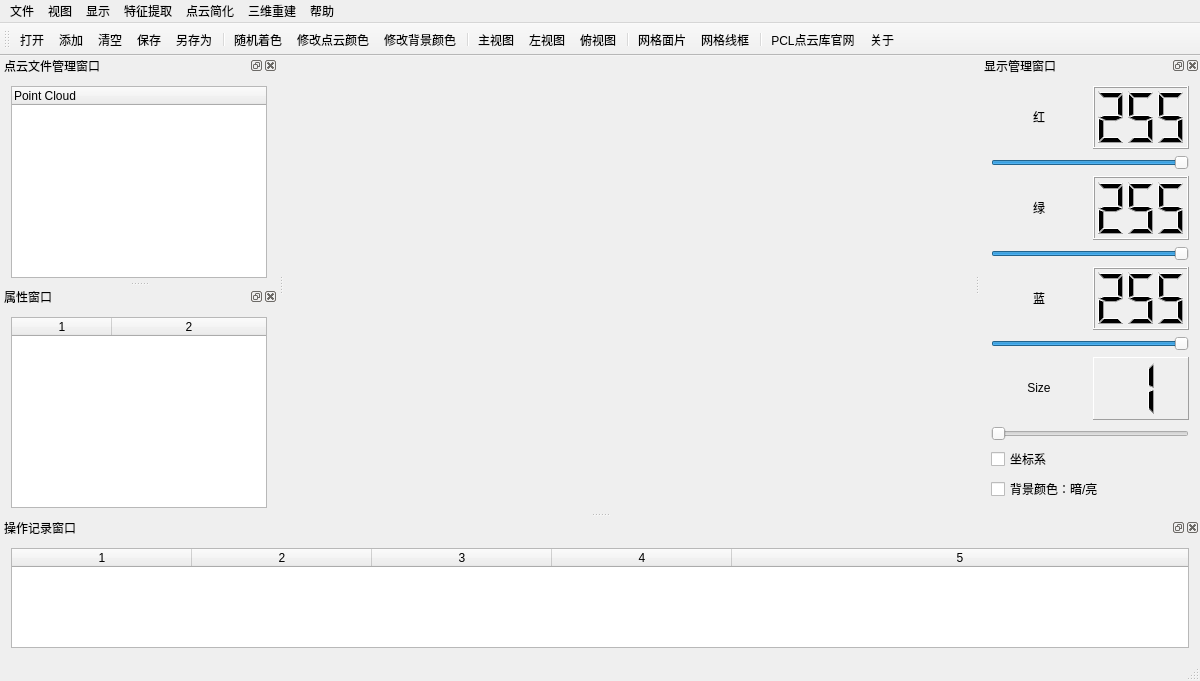
<?xml version="1.0" encoding="UTF-8"?>
<ui version="4.0">
 <class>QtApplicationClass</class>
 <widget class="QMainWindow" name="QtApplicationClass">
  <property name="geometry">
   <rect>
    <x>0</x>
    <y>0</y>
    <width>1200</width>
    <height>681</height>
   </rect>
  </property>
  <property name="minimumSize">
   <size>
    <width>1200</width>
    <height>680</height>
   </size>
  </property>
  <property name="windowTitle">
   <string>QtApplication</string>
  </property>
  <widget class="QWidget" name="centralWidget">
   <property name="minimumSize">
    <size>
     <width>0</width>
     <height>0</height>
    </size>
   </property>
   <property name="autoFillBackground">
    <bool>false</bool>
   </property>
   <layout class="QGridLayout" name="gridLayout">
    <item row="0" column="0">
     <widget class="QVTKWidget" name="qvtkWidget">
      <property name="minimumSize">
       <size>
        <width>0</width>
        <height>0</height>
       </size>
      </property>
     </widget>
    </item>
   </layout>
  </widget>
  <widget class="QMenuBar" name="menuBar">
   <property name="geometry">
    <rect>
     <x>0</x>
     <y>0</y>
     <width>1200</width>
     <height>23</height>
    </rect>
   </property>
   <widget class="QMenu" name="menu_File">
    <property name="title">
     <string>文件</string>
    </property>
    <addaction name="action_Open"/>
    <addaction name="action_Add"/>
    <addaction name="action_Save"/>
    <addaction name="action_SaveAs"/>
    <addaction name="action_Clear"/>
    <addaction name="action_Exit"/>
   </widget>
   <widget class="QMenu" name="menu_View">
    <property name="title">
     <string>视图</string>
    </property>
    <addaction name="action_DataManager"/>
    <addaction name="action_PropertiesManager"/>
    <addaction name="action_ConsoleManager"/>
    <addaction name="action_RGBManager"/>
   </widget>
   <widget class="QMenu" name="menu_Display">
    <property name="title">
     <string>显示</string>
    </property>
    <widget class="QMenu" name="menu_AngleView">
     <property name="title">
      <string>视角</string>
     </property>
     <addaction name="action_MainView"/>
     <addaction name="action_LeftView"/>
     <addaction name="action_TopView"/>
    </widget>
    <addaction name="action_RandomColor"/>
    <addaction name="action_PointCloudColorChange"/>
    <addaction name="action_BackgroundColorChange"/>
    <addaction name="menu_AngleView"/>
   </widget>
   <widget class="QMenu" name="menu_Generate">
    <property name="title">
     <string>三维重建</string>
    </property>
    <addaction name="action_Surface"/>
    <addaction name="action_Wireframe"/>
   </widget>
   <widget class="QMenu" name="menu_Simplification">
    <property name="title">
     <string>点云简化</string>
    </property>
    <addaction name="action_Simplify"/>
    <addaction name="action_simplify2"/>
   </widget>
   <widget class="QMenu" name="menu_Feature_extraction">
    <property name="title">
     <string>特征提取</string>
    </property>
    <addaction name="action_Boundary"/>
   </widget>
   <widget class="QMenu" name="menu_Help">
    <property name="title">
     <string>帮助</string>
    </property>
    <addaction name="action_Help"/>
    <addaction name="action_About"/>
   </widget>
   <addaction name="menu_File"/>
   <addaction name="menu_View"/>
   <addaction name="menu_Display"/>
   <addaction name="menu_Feature_extraction"/>
   <addaction name="menu_Simplification"/>
   <addaction name="menu_Generate"/>
   <addaction name="menu_Help"/>
  </widget>
  <widget class="QToolBar" name="mainToolBar">
   <attribute name="toolBarArea">
    <enum>TopToolBarArea</enum>
   </attribute>
   <attribute name="toolBarBreak">
    <bool>false</bool>
   </attribute>
   <addaction name="actionOpen"/>
   <addaction name="actionAdd"/>
   <addaction name="actionClear"/>
   <addaction name="actionSave"/>
   <addaction name="actionSaveAs"/>
   <addaction name="separator"/>
   <addaction name="actionRandomColor"/>
   <addaction name="actionPointCloudColorChange"/>
   <addaction name="actionBackgroundColorChange"/>
   <addaction name="separator"/>
   <addaction name="actionMainView"/>
   <addaction name="actionLeftView"/>
   <addaction name="actionTopView"/>
   <addaction name="separator"/>
   <addaction name="actionSurface"/>
   <addaction name="actionWireframe"/>
   <addaction name="separator"/>
   <addaction name="actionHelp"/>
   <addaction name="actionAbout"/>
  </widget>
  <widget class="QStatusBar" name="statusBar"/>
  <widget class="QDockWidget" name="dock_datatree">
   <property name="sizePolicy">
    <sizepolicy hsizetype="Ignored" vsizetype="Preferred">
     <horstretch>0</horstretch>
     <verstretch>0</verstretch>
    </sizepolicy>
   </property>
   <property name="minimumSize">
    <size>
     <width>230</width>
     <height>233</height>
    </size>
   </property>
   <property name="maximumSize">
    <size>
     <width>400</width>
     <height>524287</height>
    </size>
   </property>
   <property name="floating">
    <bool>false</bool>
   </property>
   <property name="windowTitle">
    <string>点云文件管理窗口</string>
   </property>
   <attribute name="dockWidgetArea">
    <number>1</number>
   </attribute>
   <widget class="QWidget" name="dock_PointCloud">
    <layout class="QGridLayout" name="gridLayout_2">
     <item row="0" column="0">
      <widget class="QTreeWidget" name="tree_PointCloud">
       <property name="minimumSize">
        <size>
         <width>0</width>
         <height>0</height>
        </size>
       </property>
       <property name="contextMenuPolicy">
        <enum>Qt::CustomContextMenu</enum>
       </property>
       <property name="editTriggers">
        <set>QAbstractItemView::NoEditTriggers</set>
       </property>
       <property name="columnCount">
        <number>1</number>
       </property>
       <attribute name="headerVisible">
        <bool>true</bool>
       </attribute>
       <column>
        <property name="text">
         <string>Point Cloud</string>
        </property>
       </column>
      </widget>
     </item>
    </layout>
   </widget>
  </widget>
  <widget class="QDockWidget" name="dock_rgbcolor">
   <property name="minimumSize">
    <size>
     <width>220</width>
     <height>400</height>
    </size>
   </property>
   <property name="maximumSize">
    <size>
     <width>500</width>
     <height>524287</height>
    </size>
   </property>
   <property name="floating">
    <bool>false</bool>
   </property>
   <property name="allowedAreas">
    <set>Qt::AllDockWidgetAreas</set>
   </property>
   <property name="windowTitle">
    <string>显示管理窗口</string>
   </property>
   <attribute name="dockWidgetArea">
    <number>2</number>
   </attribute>
   <widget class="QWidget" name="dock_RGB_Color">
    <layout class="QGridLayout" name="gridLayout_10">
     <item row="1" column="0">
      <layout class="QGridLayout" name="gridLayout_5">
       <item row="3" column="1">
        <widget class="QLCDNumber" name="Red_lcdNumber">
         <property name="digitCount">
          <number>3</number>
         </property>
         <property name="mode">
          <enum>QLCDNumber::Dec</enum>
         </property>
         <property name="segmentStyle">
          <enum>QLCDNumber::Filled</enum>
         </property>
         <property name="value" stdset="0">
          <double>255.000000000000000</double>
         </property>
        </widget>
       </item>
       <item row="3" column="0">
        <widget class="QLabel" name="Red_Label">
         <property name="text">
          <string>&lt;html&gt;&lt;head/&gt;&lt;body&gt;&lt;p&gt;红&lt;/p&gt;&lt;/body&gt;&lt;/html&gt;</string>
         </property>
         <property name="textFormat">
          <enum>Qt::AutoText</enum>
         </property>
         <property name="alignment">
          <set>Qt::AlignCenter</set>
         </property>
        </widget>
       </item>
       <item row="5" column="0" colspan="2">
        <widget class="QSlider" name="Red_Slider">
         <property name="minimumSize">
          <size>
           <width>132</width>
           <height>0</height>
          </size>
         </property>
         <property name="maximum">
          <number>255</number>
         </property>
         <property name="pageStep">
          <number>10</number>
         </property>
         <property name="sliderPosition">
          <number>255</number>
         </property>
         <property name="orientation">
          <enum>Qt::Horizontal</enum>
         </property>
         <property name="tickInterval">
          <number>0</number>
         </property>
        </widget>
       </item>
      </layout>
     </item>
     <item row="3" column="0">
      <layout class="QGridLayout" name="gridLayout_6">
       <item row="2" column="1">
        <widget class="QLCDNumber" name="Green_lcdNumber">
         <property name="digitCount">
          <number>3</number>
         </property>
         <property name="segmentStyle">
          <enum>QLCDNumber::Filled</enum>
         </property>
         <property name="value" stdset="0">
          <double>255.000000000000000</double>
         </property>
        </widget>
       </item>
       <item row="3" column="0" colspan="2">
        <widget class="QSlider" name="Green_Slider">
         <property name="minimumSize">
          <size>
           <width>132</width>
           <height>0</height>
          </size>
         </property>
         <property name="maximum">
          <number>255</number>
         </property>
         <property name="pageStep">
          <number>10</number>
         </property>
         <property name="sliderPosition">
          <number>255</number>
         </property>
         <property name="orientation">
          <enum>Qt::Horizontal</enum>
         </property>
        </widget>
       </item>
       <item row="2" column="0">
        <widget class="QLabel" name="Green_Label">
         <property name="text">
          <string>&lt;html&gt;&lt;head/&gt;&lt;body&gt;&lt;p&gt;绿&lt;/p&gt;&lt;/body&gt;&lt;/html&gt;</string>
         </property>
         <property name="alignment">
          <set>Qt::AlignCenter</set>
         </property>
        </widget>
       </item>
      </layout>
     </item>
     <item row="4" column="0">
      <layout class="QGridLayout" name="gridLayout_7">
       <item row="1" column="1">
        <widget class="QLCDNumber" name="Blue_lcdNumber">
         <property name="minimumSize">
          <size>
           <width>0</width>
           <height>0</height>
          </size>
         </property>
         <property name="frameShape">
          <enum>QFrame::Box</enum>
         </property>
         <property name="digitCount">
          <number>3</number>
         </property>
         <property name="value" stdset="0">
          <double>255.000000000000000</double>
         </property>
         <property name="intValue" stdset="0">
          <number>255</number>
         </property>
        </widget>
       </item>
       <item row="1" column="0">
        <widget class="QLabel" name="Blue_Label">
         <property name="text">
          <string>&lt;html&gt;&lt;head/&gt;&lt;body&gt;&lt;p&gt;蓝&lt;/p&gt;&lt;/body&gt;&lt;/html&gt;</string>
         </property>
         <property name="alignment">
          <set>Qt::AlignCenter</set>
         </property>
        </widget>
       </item>
       <item row="2" column="0" colspan="2">
        <widget class="QSlider" name="Blue_Slider">
         <property name="minimumSize">
          <size>
           <width>132</width>
           <height>0</height>
          </size>
         </property>
         <property name="maximum">
          <number>255</number>
         </property>
         <property name="pageStep">
          <number>10</number>
         </property>
         <property name="sliderPosition">
          <number>255</number>
         </property>
         <property name="orientation">
          <enum>Qt::Horizontal</enum>
         </property>
        </widget>
       </item>
      </layout>
     </item>
     <item row="6" column="0">
      <layout class="QGridLayout" name="gridLayout_9">
       <item row="0" column="0">
        <widget class="QCheckBox" name="Cordinate">
         <property name="text">
          <string>坐标系</string>
         </property>
        </widget>
       </item>
       <item row="1" column="0">
        <widget class="QCheckBox" name="Background">
         <property name="text">
          <string>背景颜色：暗/亮</string>
         </property>
        </widget>
       </item>
      </layout>
     </item>
     <item row="5" column="0">
      <layout class="QGridLayout" name="gridLayout_8">
       <item row="0" column="1">
        <widget class="QLCDNumber" name="PointSize_lcdNumber">
         <property name="sizePolicy">
          <sizepolicy hsizetype="Minimum" vsizetype="Minimum">
           <horstretch>0</horstretch>
           <verstretch>0</verstretch>
          </sizepolicy>
         </property>
         <property name="frameShape">
          <enum>QFrame::Panel</enum>
         </property>
         <property name="frameShadow">
          <enum>QFrame::Raised</enum>
         </property>
         <property name="digitCount">
          <number>1</number>
         </property>
         <property name="segmentStyle">
          <enum>QLCDNumber::Filled</enum>
         </property>
         <property name="value" stdset="0">
          <double>1.000000000000000</double>
         </property>
        </widget>
       </item>
       <item row="0" column="0">
        <widget class="QLabel" name="PointSize_label">
         <property name="text">
          <string>&lt;html&gt;&lt;head/&gt;&lt;body&gt;&lt;p&gt;Size&lt;/p&gt;&lt;/body&gt;&lt;/html&gt;</string>
         </property>
         <property name="alignment">
          <set>Qt::AlignCenter</set>
         </property>
        </widget>
       </item>
       <item row="1" column="0" colspan="2">
        <widget class="QSlider" name="PointSize_Slider">
         <property name="minimumSize">
          <size>
           <width>132</width>
           <height>0</height>
          </size>
         </property>
         <property name="minimum">
          <number>1</number>
         </property>
         <property name="maximum">
          <number>9</number>
         </property>
         <property name="pageStep">
          <number>10</number>
         </property>
         <property name="orientation">
          <enum>Qt::Horizontal</enum>
         </property>
        </widget>
       </item>
      </layout>
     </item>
    </layout>
   </widget>
  </widget>
  <widget class="QDockWidget" name="dock_properties">
   <property name="sizePolicy">
    <sizepolicy hsizetype="Ignored" vsizetype="Preferred">
     <horstretch>0</horstretch>
     <verstretch>0</verstretch>
    </sizepolicy>
   </property>
   <property name="minimumSize">
    <size>
     <width>230</width>
     <height>232</height>
    </size>
   </property>
   <property name="maximumSize">
    <size>
     <width>400</width>
     <height>524287</height>
    </size>
   </property>
   <property name="windowTitle">
    <string>属性窗口</string>
   </property>
   <attribute name="dockWidgetArea">
    <number>1</number>
   </attribute>
   <widget class="QWidget" name="dock_Properties">
    <layout class="QGridLayout" name="gridLayout_3">
     <item row="0" column="0">
      <widget class="QTableWidget" name="table_Properties">
       <property name="minimumSize">
        <size>
         <width>0</width>
         <height>0</height>
        </size>
       </property>
       <property name="editTriggers">
        <set>QAbstractItemView::NoEditTriggers</set>
       </property>
       <property name="showGrid">
        <bool>false</bool>
       </property>
       <property name="rowCount">
        <number>4</number>
       </property>
       <property name="columnCount">
        <number>2</number>
       </property>
       <attribute name="horizontalHeaderDefaultSectionSize">
        <number>100</number>
       </attribute>
       <attribute name="horizontalHeaderStretchLastSection">
        <bool>true</bool>
       </attribute>
       <attribute name="verticalHeaderVisible">
        <bool>false</bool>
       </attribute>
       <row/>
       <row/>
       <row/>
       <row/>
       <column/>
       <column/>
      </widget>
     </item>
    </layout>
   </widget>
  </widget>
  <widget class="QDockWidget" name="dock_console">
   <property name="minimumSize">
    <size>
     <width>1000</width>
     <height>140</height>
    </size>
   </property>
   <property name="maximumSize">
    <size>
     <width>524287</width>
     <height>524287</height>
    </size>
   </property>
   <property name="windowTitle">
    <string>操作记录窗口</string>
   </property>
   <attribute name="dockWidgetArea">
    <number>8</number>
   </attribute>
   <widget class="QWidget" name="dock_Console">
    <layout class="QGridLayout" name="gridLayout_4">
     <item row="0" column="0">
      <widget class="QTableWidget" name="table_Console">
       <property name="minimumSize">
        <size>
         <width>300</width>
         <height>100</height>
        </size>
       </property>
       <property name="maximumSize">
        <size>
         <width>524287</width>
         <height>524287</height>
        </size>
       </property>
       <property name="contextMenuPolicy">
        <enum>Qt::DefaultContextMenu</enum>
       </property>
       <property name="frameShadow">
        <enum>QFrame::Plain</enum>
       </property>
       <property name="editTriggers">
        <set>QAbstractItemView::NoEditTriggers</set>
       </property>
       <property name="showGrid">
        <bool>false</bool>
       </property>
       <property name="columnCount">
        <number>5</number>
       </property>
       <attribute name="horizontalHeaderDefaultSectionSize">
        <number>180</number>
       </attribute>
       <attribute name="horizontalHeaderStretchLastSection">
        <bool>true</bool>
       </attribute>
       <attribute name="verticalHeaderVisible">
        <bool>false</bool>
       </attribute>
       <column/>
       <column/>
       <column/>
       <column/>
       <column/>
      </widget>
     </item>
    </layout>
   </widget>
  </widget>
  <action name="action_Open">
   <property name="icon">
    <iconset>
     <normaloff>:/Icon/Resources/Icon/Open.png</normaloff>:/Icon/Resources/Icon/Open.png</iconset>
   </property>
   <property name="text">
    <string>打开</string>
   </property>
   <property name="toolTip">
    <string>打开</string>
   </property>
   <property name="shortcut">
    <string>Ctrl+O</string>
   </property>
  </action>
  <action name="action_Save">
   <property name="icon">
    <iconset>
     <normaloff>:/Icon/Resources/Icon/Save.png</normaloff>:/Icon/Resources/Icon/Save.png</iconset>
   </property>
   <property name="text">
    <string>保存</string>
   </property>
   <property name="toolTip">
    <string>保存</string>
   </property>
   <property name="shortcut">
    <string>Ctrl+S</string>
   </property>
  </action>
  <action name="action_Exit">
   <property name="icon">
    <iconset>
     <normaloff>:/Icon/Resources/Icon/Exit.png</normaloff>:/Icon/Resources/Icon/Exit.png</iconset>
   </property>
   <property name="text">
    <string>退出</string>
   </property>
   <property name="shortcut">
    <string>Ctrl+Q</string>
   </property>
  </action>
  <action name="actionOpen">
   <property name="icon">
    <iconset>
     <normaloff>:/Icon/Resources/Icon/Open.png</normaloff>:/Icon/Resources/Icon/Open.png</iconset>
   </property>
   <property name="text">
    <string>打开</string>
   </property>
   <property name="toolTip">
    <string>打开</string>
   </property>
  </action>
  <action name="actionSave">
   <property name="icon">
    <iconset>
     <normaloff>:/Icon/Resources/Icon/Save.png</normaloff>:/Icon/Resources/Icon/Save.png</iconset>
   </property>
   <property name="text">
    <string>保存</string>
   </property>
   <property name="toolTip">
    <string>保存</string>
   </property>
  </action>
  <action name="action_Clear">
   <property name="icon">
    <iconset>
     <normaloff>:/Icon/Resources/Icon/Clear.png</normaloff>:/Icon/Resources/Icon/Clear.png</iconset>
   </property>
   <property name="text">
    <string>清空</string>
   </property>
   <property name="toolTip">
    <string>清空</string>
   </property>
   <property name="shortcut">
    <string>Ctrl+C</string>
   </property>
  </action>
  <action name="action_Add">
   <property name="icon">
    <iconset>
     <normaloff>:/Icon/Resources/Icon/Add.png</normaloff>:/Icon/Resources/Icon/Add.png</iconset>
   </property>
   <property name="text">
    <string>添加</string>
   </property>
   <property name="toolTip">
    <string>添加</string>
   </property>
  </action>
  <action name="action_SaveAs">
   <property name="icon">
    <iconset>
     <normaloff>:/Icon/Resources/Icon/Save as.png</normaloff>:/Icon/Resources/Icon/Save as.png</iconset>
   </property>
   <property name="text">
    <string>另存为</string>
   </property>
   <property name="toolTip">
    <string>另存为</string>
   </property>
  </action>
  <action name="actionAdd">
   <property name="icon">
    <iconset>
     <normaloff>:/Icon/Resources/Icon/Add.png</normaloff>:/Icon/Resources/Icon/Add.png</iconset>
   </property>
   <property name="text">
    <string>添加</string>
   </property>
   <property name="toolTip">
    <string>添加</string>
   </property>
  </action>
  <action name="actionSaveAs">
   <property name="icon">
    <iconset>
     <normaloff>:/Icon/Resources/Icon/Save as.png</normaloff>:/Icon/Resources/Icon/Save as.png</iconset>
   </property>
   <property name="text">
    <string>另存为</string>
   </property>
   <property name="toolTip">
    <string>另存为</string>
   </property>
  </action>
  <action name="actionClear">
   <property name="icon">
    <iconset>
     <normaloff>:/Icon/Resources/Icon/Clear.png</normaloff>:/Icon/Resources/Icon/Clear.png</iconset>
   </property>
   <property name="text">
    <string>清空</string>
   </property>
   <property name="toolTip">
    <string>清空</string>
   </property>
  </action>
  <action name="action_DataManager">
   <property name="checkable">
    <bool>true</bool>
   </property>
   <property name="checked">
    <bool>true</bool>
   </property>
   <property name="text">
    <string>点云文件管理窗口</string>
   </property>
   <property name="toolTip">
    <string>点云文件管理器</string>
   </property>
  </action>
  <action name="action_PropertiesManager">
   <property name="checkable">
    <bool>true</bool>
   </property>
   <property name="checked">
    <bool>true</bool>
   </property>
   <property name="text">
    <string>属性窗口</string>
   </property>
   <property name="toolTip">
    <string>属性窗口</string>
   </property>
  </action>
  <action name="action_ConsoleManager">
   <property name="checkable">
    <bool>true</bool>
   </property>
   <property name="checked">
    <bool>true</bool>
   </property>
   <property name="text">
    <string>操作记录窗口</string>
   </property>
   <property name="toolTip">
    <string>操作记录窗口</string>
   </property>
  </action>
  <action name="action_RGBManager">
   <property name="checkable">
    <bool>true</bool>
   </property>
   <property name="checked">
    <bool>true</bool>
   </property>
   <property name="text">
    <string>显示管理窗口</string>
   </property>
  </action>
  <action name="action_PointCloudColorChange">
   <property name="icon">
    <iconset>
     <normaloff>:/Icon/Resources/Icon/Pcolor.png</normaloff>:/Icon/Resources/Icon/Pcolor.png</iconset>
   </property>
   <property name="text">
    <string>更改点云颜色</string>
   </property>
   <property name="toolTip">
    <string>更改点云颜色</string>
   </property>
  </action>
  <action name="action_BackgroundColorChange">
   <property name="icon">
    <iconset>
     <normaloff>:/Icon/Resources/Icon/Bcolor.png</normaloff>:/Icon/Resources/Icon/Bcolor.png</iconset>
   </property>
   <property name="text">
    <string>更改背景颜色</string>
   </property>
   <property name="toolTip">
    <string>更改背景颜色</string>
   </property>
  </action>
  <action name="action_MainView">
   <property name="icon">
    <iconset>
     <normaloff>:/Icon/Resources/Icon/Main.png</normaloff>:/Icon/Resources/Icon/Main.png</iconset>
   </property>
   <property name="text">
    <string>主视图</string>
   </property>
  </action>
  <action name="action_LeftView">
   <property name="icon">
    <iconset>
     <normaloff>:/Icon/Resources/Icon/Left.png</normaloff>:/Icon/Resources/Icon/Left.png</iconset>
   </property>
   <property name="text">
    <string>左视图</string>
   </property>
  </action>
  <action name="action_TopView">
   <property name="icon">
    <iconset>
     <normaloff>:/Icon/Resources/Icon/Top.png</normaloff>:/Icon/Resources/Icon/Top.png</iconset>
   </property>
   <property name="text">
    <string>顶视图</string>
   </property>
  </action>
  <action name="action_Surface">
   <property name="icon">
    <iconset>
     <normaloff>:/Icon/Resources/Icon/Surface.png</normaloff>:/Icon/Resources/Icon/Surface.png</iconset>
   </property>
   <property name="text">
    <string>网格面片</string>
   </property>
  </action>
  <action name="action_Wireframe">
   <property name="icon">
    <iconset>
     <normaloff>:/Icon/Resources/Icon/Wirefame.png</normaloff>:/Icon/Resources/Icon/Wirefame.png</iconset>
   </property>
   <property name="text">
    <string>网格线框</string>
   </property>
  </action>
  <action name="actionPointCloudColorChange">
   <property name="icon">
    <iconset>
     <normaloff>:/Icon/Resources/Icon/Pcolor.png</normaloff>:/Icon/Resources/Icon/Pcolor.png</iconset>
   </property>
   <property name="text">
    <string>修改点云颜色</string>
   </property>
  </action>
  <action name="actionBackgroundColorChange">
   <property name="icon">
    <iconset>
     <normaloff>:/Icon/Resources/Icon/Bcolor.png</normaloff>:/Icon/Resources/Icon/Bcolor.png</iconset>
   </property>
   <property name="text">
    <string>修改背景颜色</string>
   </property>
  </action>
  <action name="actionMainView">
   <property name="icon">
    <iconset>
     <normaloff>:/Icon/Resources/Icon/Main.png</normaloff>:/Icon/Resources/Icon/Main.png</iconset>
   </property>
   <property name="text">
    <string>主视图</string>
   </property>
  </action>
  <action name="actionLeftView">
   <property name="icon">
    <iconset>
     <normaloff>:/Icon/Resources/Icon/Left.png</normaloff>:/Icon/Resources/Icon/Left.png</iconset>
   </property>
   <property name="text">
    <string>左视图</string>
   </property>
  </action>
  <action name="actionTopView">
   <property name="icon">
    <iconset>
     <normaloff>:/Icon/Resources/Icon/Top.png</normaloff>:/Icon/Resources/Icon/Top.png</iconset>
   </property>
   <property name="text">
    <string>俯视图</string>
   </property>
  </action>
  <action name="actionSurface">
   <property name="icon">
    <iconset>
     <normaloff>:/Icon/Resources/Icon/Surface.png</normaloff>:/Icon/Resources/Icon/Surface.png</iconset>
   </property>
   <property name="text">
    <string>网格面片</string>
   </property>
  </action>
  <action name="actionWireframe">
   <property name="icon">
    <iconset>
     <normaloff>:/Icon/Resources/Icon/Wirefame.png</normaloff>:/Icon/Resources/Icon/Wirefame.png</iconset>
   </property>
   <property name="text">
    <string>网格线框</string>
   </property>
  </action>
  <action name="action_Help">
   <property name="icon">
    <iconset>
     <normaloff>:/Icon/Resources/Icon/Help.png</normaloff>:/Icon/Resources/Icon/Help.png</iconset>
   </property>
   <property name="text">
    <string>PCL点云库官网</string>
   </property>
  </action>
  <action name="action_About">
   <property name="icon">
    <iconset>
     <normaloff>:/Icon/Resources/Icon/Info.png</normaloff>:/Icon/Resources/Icon/Info.png</iconset>
   </property>
   <property name="text">
    <string>关于</string>
   </property>
  </action>
  <action name="actionHelp">
   <property name="icon">
    <iconset>
     <normaloff>:/Icon/Resources/Icon/Help.png</normaloff>:/Icon/Resources/Icon/Help.png</iconset>
   </property>
   <property name="text">
    <string>PCL点云库官网</string>
   </property>
  </action>
  <action name="actionAbout">
   <property name="icon">
    <iconset>
     <normaloff>:/Icon/Resources/Icon/Info.png</normaloff>:/Icon/Resources/Icon/Info.png</iconset>
   </property>
   <property name="text">
    <string>关于</string>
   </property>
  </action>
  <action name="actionRandomColor">
   <property name="icon">
    <iconset>
     <normaloff>:/Icon/Resources/Icon/Color.png</normaloff>:/Icon/Resources/Icon/Color.png</iconset>
   </property>
   <property name="text">
    <string>随机着色</string>
   </property>
   <property name="toolTip">
    <string>点云随机着色</string>
   </property>
  </action>
  <action name="action_RandomColor">
   <property name="icon">
    <iconset>
     <normaloff>:/Icon/Resources/Icon/Color.png</normaloff>:/Icon/Resources/Icon/Color.png</iconset>
   </property>
   <property name="text">
    <string>点云随机着色</string>
   </property>
  </action>
  <action name="action_Simplify">
   <property name="text">
    <string>简化</string>
   </property>
   <property name="toolTip">
    <string>点云简化</string>
   </property>
  </action>
  <action name="action_Boundary">
   <property name="text">
    <string>提取边界</string>
   </property>
   <property name="toolTip">
    <string>提取平面点云边界</string>
   </property>
  </action>
  <action name="action_simplify2">
   <property name="text">
    <string>简化2</string>
   </property>
  </action>
  <zorder>dock_datatree</zorder>
 </widget>
 <layoutdefault spacing="6" margin="11"/>
 <customwidgets>
  <customwidget>
   <class>QVTKWidget</class>
   <extends>QWidget</extends>
   <header>QVTKWidget.h</header>
  </customwidget>
 </customwidgets>
 <resources>
  <include location="qtapplication.qrc"/>
 </resources>
 <connections/>
</ui>
